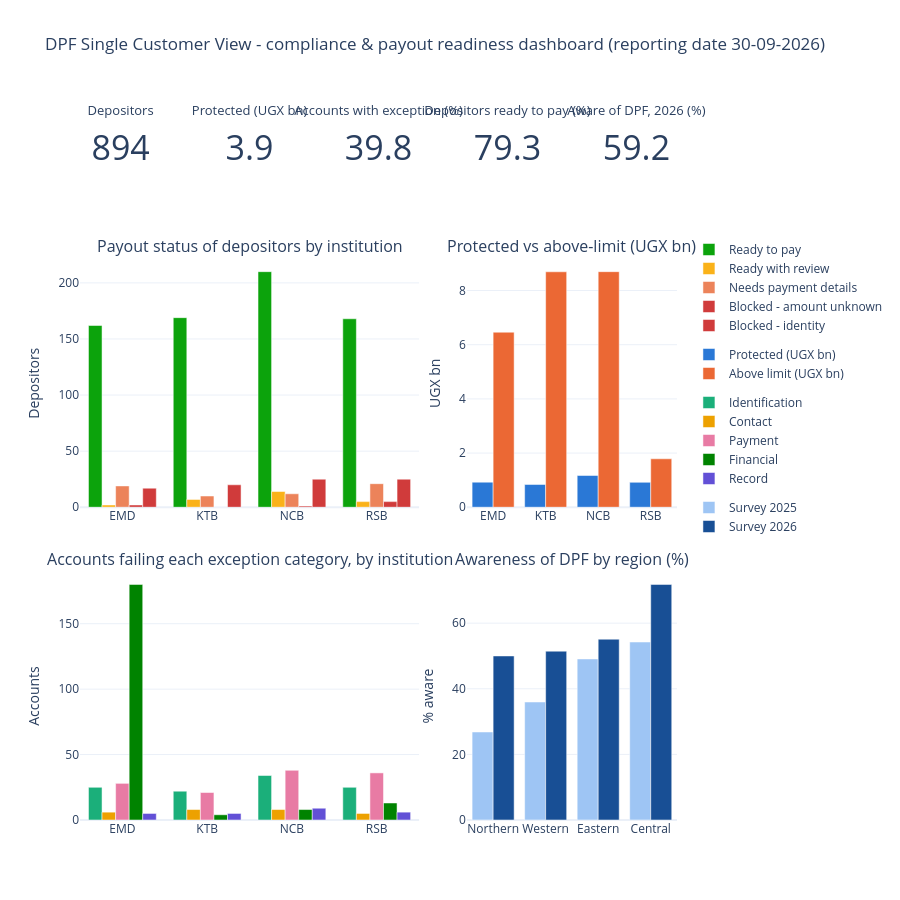

The cell this chart's notebook holds for it:
### Markdown cell above
> **Interpretation cautions for survey charts:** report the sample size (n) on every chart; avoid comparing
> small sub-groups (n < 30); say whether results are weighted; compare waves only if the questions and
> sampling were the same.

## 4.5 Dashboard design

### 🖥️ Case Study 4B — a supervisor has 90 seconds
The first screen should answer: *How many depositors? How much does DPF protect? What share of records have
problems, and where? How many depositors could we pay today? Is public awareness improving?*

| Principle | In practice |
|---|---|
| Audience first | **operational** (daily data quality per bank) vs **supervisory** (monthly exposure and readiness) |
| Headline numbers on top | 4–5 KPI tiles, each with a clear label and unit |
| One screen | if it scrolls, it is a report, not a dashboard |
| Consistent colour | same meaning in every panel; status colours only for status |
| Filters in one place | bank / client type / region (Tableau and Streamlit do this best) |

We build an **interactive Plotly dashboard** and save it as a single HTML file anyone can open in a browser.

### Code cell
kpi = {
    "Depositors": len(dep),
    "Protected (UGX bn)": dep["protected"].sum() / 1e9,
    "Accounts with exception (%)": acct["has_exception"].mean() * 100,
    "Depositors ready to pay (%)": (dep["payout_status"] == "Ready to pay").mean() * 100,
    "Aware of DPF, 2026 (%)": survey.loc[survey["Survey Wave"] == 2026, "Heard of DPF"].eq("Yes").mean() * 100,
}

fig = make_subplots(
    rows=3, cols=5,
    specs=[[{"type": "indicator"}] * 5,
           [{"type": "bar", "colspan": 3}, None, None, {"type": "bar", "colspan": 2}, None],
           [{"type": "bar", "colspan": 3}, None, None, {"type": "bar", "colspan": 2}, None]],
    row_heights=[0.16, 0.42, 0.42], vertical_spacing=0.09, horizontal_spacing=0.08,
    subplot_titles=["", "", "", "", "",
                    "Payout status of depositors by institution", "Protected vs above-limit (UGX bn)",
                    "Accounts failing each exception category, by institution", "Awareness of DPF by region (%)"],
)

for i, (label, value) in enumerate(kpi.items(), start=1):
    fmt = ",.0f" if label == "Depositors" else ",.1f"
    fig.add_trace(go.Indicator(mode="number", value=value, number={"valueformat": fmt, "font": {"size": 34}},
                               title={"text": label, "font": {"size": 13}}), row=1, col=i)

status_counts = pd.crosstab(dep["institution_code"], dep["payout_status"])
for status in ["Ready to pay", "Ready with review", "Needs payment details", "Blocked - amount unknown", "Blocked - identity"]:
    if status in status_counts:
        fig.add_trace(go.Bar(x=status_counts.index, y=status_counts[status], name=status,
                             marker_color=status_colours[status], legendgroup="status"), row=2, col=1)

fig.add_trace(go.Bar(x=inst_totals.index, y=inst_totals["protected"], name="Protected (UGX bn)",
                     marker_color=COLOURS["protected"], legendgroup="money"), row=2, col=4)
fig.add_trace(go.Bar(x=inst_totals.index, y=inst_totals["above_limit_claim"], name="Above limit (UGX bn)",
                     marker_color=COLOURS["outstanding"], legendgroup="money"), row=2, col=4)

cat_by_inst = category_flags.groupby(acct["institution_code"]).sum()
for colour, category in zip(CATEGORY_ORDER_COLOURS[2:], cat_by_inst.columns):   # skip blue/orange (they mean money)
    fig.add_trace(go.Bar(x=cat_by_inst.index, y=cat_by_inst[category], name=category, marker_color=colour,
                         legendgroup="category"), row=3, col=1)

fig.add_trace(go.Bar(x=aware.index, y=aware[2025], name="Survey 2025", marker_color="#9ec5f4", legendgroup="survey"), row=3, col=4)
fig.add_trace(go.Bar(x=aware.index, y=aware[2026], name="Survey 2026", marker_color="#184f95", legendgroup="survey"), row=3, col=4)

fig.update_layout(title="DPF Single Customer View - compliance & payout readiness dashboard (reporting date 30-09-2026)",
                  barmode="group", height=900, legend=dict(orientation="v", x=1.02, y=0.6), template="plotly_white")
fig.update_xaxes(type="category")
fig.update_yaxes(title_text="Depositors", row=2, col=1)
fig.update_yaxes(title_text="Accounts", row=3, col=1)
fig.update_yaxes(title_text="UGX bn", row=2, col=4)
fig.update_yaxes(title_text="% aware", row=3, col=4)
fig.show()

dashboard_file = OUTPUT_DIR / "DPF_SCV_Dashboard.html"
fig.write_html(dashboard_file, include_plotlyjs="cdn")
print("Saved - open this file in any browser or email it:", dashboard_file)

### Figure 1 — Plotly figure (JSON) as saved in the notebook; plotly's stock layout.template omitted (floating-point values rounded to 4 significant figures)
{"data": [{"domain": {"x": [0, 0.136], "y": [0.8688, 1]}, "mode": "number", "number": {"font": {"size": 34}, "valueformat": ",.0f"}, "title": {"font": {"size": 13}, "text": "Depositors"}, "type": "indicator", "value": 894}, {"domain": {"x": [0.216, 0.352], "y": [0.8688, 1]}, "mode": "number", "number": {"font": {"size": 34}, "valueformat": ",.1f"}, "title": {"font": {"size": 13}, "text": "Protected (UGX bn)"}, "type": "indicator", "value": 3.859}, {"domain": {"x": [0.432, 0.568], "y": [0.8688, 1]}, "mode": "number", "number": {"font": {"size": 34}, "valueformat": ",.1f"}, "title": {"font": {"size": 13}, "text": "Accounts with exception (%)"}, "type": "indicator", "value": 39.79}, {"domain": {"x": [0.648, 0.784], "y": [0.8688, 1]}, "mode": "number", "number": {"font": {"size": 34}, "valueformat": ",.1f"}, "title": {"font": {"size": 13}, "text": "Depositors ready to pay (%)"}, "type": "indicator", "value": 79.31}, {"domain": {"x": [0.864, 1.0], "y": [0.8688, 1]}, "mode": "number", "number": {"font": {"size": 34}, "valueformat": ",.1f"}, "title": {"font": {"size": 13}, "text": "Aware of DPF, 2026 (%)"}, "type": "indicator", "value": 59.18}, {"legendgroup": "status", "marker": {"color": "#0ca30c"}, "name": "Ready to pay", "type": "bar", "x": ["EMD", "KTB", "NCB", "RSB"], "xaxis": "x", "y": [162, 169, 210, 168], "yaxis": "y"}, {"legendgroup": "status", "marker": {"color": "#fab219"}, "name": "Ready with review", "type": "bar", "x": ["EMD", "KTB", "NCB", "RSB"], "xaxis": "x", "y": [2, 7, 14, 5], "yaxis": "y"}, {"legendgroup": "status", "marker": {"color": "#ec835a"}, "name": "Needs payment details", "type": "bar", "x": ["EMD", "KTB", "NCB", "RSB"], "xaxis": "x", "y": [19, 10, 12, 21], "yaxis": "y"}, {"legendgroup": "status", "marker": {"color": "#d03b3b"}, "name": "Blocked - amount unknown", "type": "bar", "x": ["EMD", "KTB", "NCB", "RSB"], "xaxis": "x", "y": [2, 0, 1, 5], "yaxis": "y"}, {"legendgroup": "status", "marker": {"color": "#d03b3b"}, "name": "Blocked - identity", "type": "bar", "x": ["EMD", "KTB", "NCB", "RSB"], "xaxis": "x", "y": [17, 20, 25, 25], "yaxis": "y"}, {"legendgroup": "money", "marker": {"color": "#2a78d6"}, "name": "Protected (UGX bn)", "type": "bar", "x": ["EMD", "KTB", "NCB", "RSB"], "xaxis": "x2", "y": [0.9263, 0.8411, 1.172, 0.9198], "yaxis": "y2"}, {"legendgroup": "money", "marker": {"color": "#eb6834"}, "name": "Above limit (UGX bn)", "type": "bar", "x": ["EMD", "KTB", "NCB", "RSB"], "xaxis": "x2", "y": [6.463, 8.693, 8.697, 1.788], "yaxis": "y2"}, {"legendgroup": "category", "marker": {"color": "#1baf7a"}, "name": "Identification", "type": "bar", "x": ["EMD", "KTB", "NCB", "RSB"], "xaxis": "x3", "y": [25, 22, 34, 25], "yaxis": "y3"}, {"legendgroup": "category", "marker": {"color": "#eda100"}, "name": "Contact", "type": "bar", "x": ["EMD", "KTB", "NCB", "RSB"], "xaxis": "x3", "y": [6, 8, 8, 5], "yaxis": "y3"}, {"legendgroup": "category", "marker": {"color": "#e87ba4"}, "name": "Payment", "type": "bar", "x": ["EMD", "KTB", "NCB", "RSB"], "xaxis": "x3", "y": [28, 21, 38, 36], "yaxis": "y3"}, {"legendgroup": "category", "marker": {"color": "#008300"}, "name": "Financial", "type": "bar", "x": ["EMD", "KTB", "NCB", "RSB"], "xaxis": "x3", "y": [180, 4, 8, 13], "yaxis": "y3"}, {"legendgroup": "category", "marker": {"color": "#6250d6"}, "name": "Record", "type": "bar", "x": ["EMD", "KTB", "NCB", "RSB"], "xaxis": "x3", "y": [5, 5, 9, 6], "yaxis": "y3"}, {"legendgroup": "survey", "marker": {"color": "#9ec5f4"}, "name": "Survey 2025", "type": "bar", "x": ["Northern", "Western", "Eastern", "Central"], "xaxis": "x4", "y": [26.83, 35.96, 49.09, 54.25], "yaxis": "y4"}, {"legendgroup": "survey", "marker": {"color": "#184f95"}, "name": "Survey 2026", "type": "bar", "x": ["Northern", "Western", "Eastern", "Central"], "xaxis": "x4", "y": [50.0, 51.46, 55.1, 71.79], "yaxis": "y4"}], "layout": {"annotations": [{"font": {"size": 16}, "showarrow": false, "text": "Payout status of depositors by institution", "x": 0.284, "xanchor": "center", "xref": "paper", "y": 0.7788, "yanchor": "bottom", "yref": "paper"}, {"font": {"size": 16}, "showarrow": false, "text": "Protected vs above-limit (UGX bn)", "x": 0.824, "xanchor": "center", "xref": "paper", "y": 0.7788, "yanchor": "bottom", "yref": "paper"}, {"font": {"size": 16}, "showarrow": false, "text": "Accounts failing each exception category, by institution", "x": 0.284, "xanchor": "center", "xref": "paper", "y": 0.3444, "yanchor": "bottom", "yref": "paper"}, {"font": {"size": 16}, "showarrow": false, "text": "Awareness of DPF by region (%)", "x": 0.824, "xanchor": "center", "xref": "paper", "y": 0.3444, "yanchor": "bottom", "yref": "paper"}], "barmode": "group", "height": 900, "legend": {"orientation": "v", "x": 1.02, "y": 0.6}, "title": {"text": "DPF Single Customer View - compliance & payout readiness dashboard (reporting date 30-09-2026)"}, "xaxis": {"anchor": "y", "domain": [0, 0.568], "type": "category"}, "xaxis2": {"anchor": "y2", "domain": [0.648, 1.0], "type": "category"}, "xaxis3": {"anchor": "y3", "domain": [0, 0.568], "type": "category"}, "xaxis4": {"anchor": "y4", "domain": [0.648, 1.0], "type": "category"}, "yaxis": {"anchor": "x", "domain": [0.4344, 0.7788], "title": {"text": "Depositors"}}, "yaxis2": {"anchor": "x2", "domain": [0.4344, 0.7788], "title": {"text": "UGX bn"}}, "yaxis3": {"anchor": "x3", "domain": [0, 0.3444], "title": {"text": "Accounts"}}, "yaxis4": {"anchor": "x4", "domain": [0, 0.3444], "title": {"text": "% aware"}}}}
